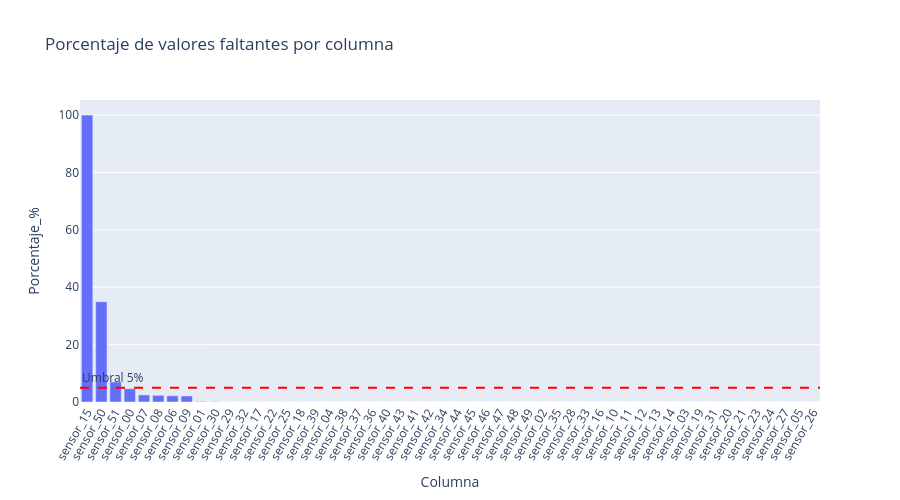

Notebook cell for this chart:
### Code cell
fig = px.bar(tabla_nulos.reset_index().rename(columns={"index": "Columna"}),
             x="Columna", y="Porcentaje_%",
             title="Porcentaje de valores faltantes por columna")
fig.add_hline(y=5, line_dash="dash", line_color="red",
              annotation_text="Umbral 5%", annotation_position="top left")
fig.update_layout(xaxis_tickangle=-60, height=500)
fig.show()

### Figure 1 — Plotly figure (JSON) as saved in the notebook; plotly's stock layout.template omitted (floating-point values rounded to 4 significant figures)
{"data": [{"alignmentgroup": "True", "hovertemplate": "Columna=%{x}<br>Porcentaje_%=%{y}<extra></extra>", "legendgroup": "", "marker": {"color": "#636efa", "pattern": {"shape": ""}}, "name": "", "offsetgroup": "", "orientation": "v", "showlegend": false, "textposition": "auto", "type": "bar", "x": ["sensor_15", "sensor_50", "sensor_51", "sensor_00", "sensor_07", "sensor_08", "sensor_06", "sensor_09", "sensor_01", "sensor_30", "sensor_29", "sensor_32", "sensor_17", "sensor_22", "sensor_25", "sensor_18", "sensor_39", "sensor_04", "sensor_38", "sensor_37", "sensor_36", "sensor_40", "sensor_43", "sensor_41", "sensor_42", "sensor_34", "sensor_44", "sensor_45", "sensor_46", "sensor_47", "sensor_48", "sensor_49", "sensor_02", "sensor_35", "sensor_28", "sensor_33", "sensor_16", "sensor_10", "sensor_11", "sensor_12", "sensor_13", "sensor_14", "sensor_03", "sensor_19", "sensor_31", "sensor_20", "sensor_21", "sensor_23", "sensor_24", "sensor_27", "sensor_05", "sensor_26"], "xaxis": "x", "y": [100, 34.96, 6.98, 4.63, 2.47, 2.32, 2.18, 2.09, 0.17, 0.12, 0.03, 0.03, 0.02, 0.02, 0.02, 0.02, 0.01, 0.01, 0.01, 0.01, 0.01, 0.01, 0.01, 0.01, 0.01, 0.01, 0.01, 0.01, 0.01, 0.01, 0.01, 0.01, 0.01, 0.01, 0.01, 0.01, 0.01, 0.01, 0.01, 0.01, 0.01, 0.01, 0.01, 0.01, 0.01, 0.01, 0.01, 0.01, 0.01, 0.01, 0.01, 0.01], "yaxis": "y"}], "layout": {"annotations": [{"showarrow": false, "text": "Umbral 5%", "x": 0, "xanchor": "left", "xref": "x domain", "y": 5, "yanchor": "bottom", "yref": "y"}], "barmode": "relative", "height": 500, "legend": {"tracegroupgap": 0}, "shapes": [{"line": {"color": "red", "dash": "dash"}, "type": "line", "x0": 0, "x1": 1, "xref": "x domain", "y0": 5, "y1": 5, "yref": "y"}], "title": {"text": "Porcentaje de valores faltantes por columna"}, "xaxis": {"anchor": "y", "domain": [0, 1], "tickangle": -60, "title": {"text": "Columna"}}, "yaxis": {"anchor": "x", "domain": [0, 1], "title": {"text": "Porcentaje_%"}}}}
